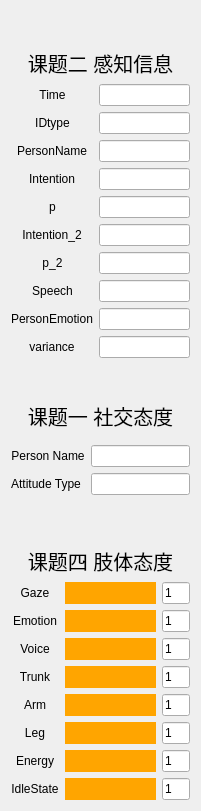
   <widget class="QWidget" name="verticalLayoutWidget_8">
    <property name="geometry">
     <rect>
      <x>10</x>
      <y>10</y>
      <width>201</width>
      <height>811</height>
     </rect>
    </property>
    <layout class="QVBoxLayout" name="verticalLayout_12">
     <item>
      <widget class="QLabel" name="label_36">
       <property name="font">
        <font>
         <pointsize>15</pointsize>
        </font>
       </property>
       <property name="text">
        <string>课题二 感知信息</string>
       </property>
       <property name="alignment">
        <set>Qt::AlignBottom|Qt::AlignHCenter</set>
       </property>
      </widget>
     </item>
     <item>
      <layout class="QFormLayout" name="formLayout_5">
       <property name="fieldGrowthPolicy">
        <enum>QFormLayout::FieldsStayAtSizeHint</enum>
       </property>
       <property name="labelAlignment">
        <set>Qt::AlignCenter</set>
       </property>
       <property name="formAlignment">
        <set>Qt::AlignCenter</set>
       </property>
       <item row="0" column="0">
        <widget class="QLabel" name="label_28">
         <property name="text">
          <string>Time</string>
         </property>
         <property name="alignment">
          <set>Qt::AlignCenter</set>
         </property>
        </widget>
       </item>
       <item row="0" column="1">
        <widget class="QLineEdit" name="lineEdit_per_time">
         <property name="text">
          <string/>
         </property>
        </widget>
       </item>
       <item row="1" column="0">
        <widget class="QLabel" name="label_29">
         <property name="text">
          <string>IDtype</string>
         </property>
         <property name="alignment">
          <set>Qt::AlignCenter</set>
         </property>
        </widget>
       </item>
       <item row="1" column="1">
        <widget class="QLineEdit" name="lineEdit_per_person">
         <property name="text">
          <string/>
         </property>
        </widget>
       </item>
       <item row="2" column="0">
        <widget class="QLabel" name="label_34">
         <property name="text">
          <string>PersonName</string>
         </property>
         <property name="alignment">
          <set>Qt::AlignCenter</set>
         </property>
        </widget>
       </item>
       <item row="2" column="1">
        <widget class="QLineEdit" name="lineEdit_per_person_name">
         <property name="text">
          <string/>
         </property>
        </widget>
       </item>
       <item row="3" column="0">
        <widget class="QLabel" name="label_30">
         <property name="text">
          <string>Intention</string>
         </property>
         <property name="alignment">
          <set>Qt::AlignCenter</set>
         </property>
        </widget>
       </item>
       <item row="3" column="1">
        <widget class="QLineEdit" name="lineEdit_per_intention">
         <property name="text">
          <string/>
         </property>
        </widget>
       </item>
       <item row="4" column="0">
        <widget class="QLabel" name="label_31">
         <property name="text">
          <string>p</string>
         </property>
         <property name="alignment">
          <set>Qt::AlignCenter</set>
         </property>
        </widget>
       </item>
       <item row="4" column="1">
        <widget class="QLineEdit" name="lineEdit_per_p">
         <property name="text">
          <string/>
         </property>
        </widget>
       </item>
       <item row="5" column="0">
        <widget class="QLabel" name="label_75">
         <property name="text">
          <string>Intention_2</string>
         </property>
         <property name="alignment">
          <set>Qt::AlignCenter</set>
         </property>
        </widget>
       </item>
       <item row="5" column="1">
        <widget class="QLineEdit" name="lineEdit_per_intention_2">
         <property name="text">
          <string/>
         </property>
        </widget>
       </item>
       <item row="6" column="0">
        <widget class="QLabel" name="label_76">
         <property name="text">
          <string>p_2</string>
         </property>
         <property name="alignment">
          <set>Qt::AlignCenter</set>
         </property>
        </widget>
       </item>
       <item row="6" column="1">
        <widget class="QLineEdit" name="lineEdit_per_p_2">
         <property name="text">
          <string/>
         </property>
        </widget>
       </item>
       <item row="7" column="0">
        <widget class="QLabel" name="label_32">
         <property name="contextMenuPolicy">
          <enum>Qt::ActionsContextMenu</enum>
         </property>
         <property name="text">
          <string>Speech</string>
         </property>
         <property name="alignment">
          <set>Qt::AlignCenter</set>
         </property>
        </widget>
       </item>
       <item row="7" column="1">
        <widget class="QLineEdit" name="lineEdit_per_speech">
         <property name="text">
          <string/>
         </property>
        </widget>
       </item>
       <item row="8" column="0">
        <widget class="QLabel" name="label_33">
         <property name="contextMenuPolicy">
          <enum>Qt::ActionsContextMenu</enum>
         </property>
         <property name="text">
          <string>PersonEmotion</string>
         </property>
         <property name="alignment">
          <set>Qt::AlignCenter</set>
         </property>
        </widget>
       </item>
       <item row="8" column="1">
        <widget class="QLineEdit" name="lineEdit_per_personEmotion">
         <property name="text">
          <string/>
         </property>
        </widget>
       </item>
       <item row="9" column="0">
        <widget class="QLabel" name="label_77">
         <property name="contextMenuPolicy">
          <enum>Qt::ActionsContextMenu</enum>
         </property>
         <property name="text">
          <string>variance</string>
         </property>
         <property name="alignment">
          <set>Qt::AlignCenter</set>
         </property>
        </widget>
       </item>
       <item row="9" column="1">
        <widget class="QLineEdit" name="lineEdit_per_var">
         <property name="text">
          <string/>
         </property>
        </widget>
       </item>
      </layout>
     </item>
     <item>
      <widget class="QLabel" name="label_37">
       <property name="font">
        <font>
         <pointsize>15</pointsize>
        </font>
       </property>
       <property name="text">
        <string>课题一 社交态度</string>
       </property>
       <property name="alignment">
        <set>Qt::AlignBottom|Qt::AlignHCenter</set>
       </property>
      </widget>
     </item>
     <item>
      <layout class="QFormLayout" name="formLayout_6">
       <property name="formAlignment">
        <set>Qt::AlignCenter</set>
       </property>
       <item row="0" column="0">
        <widget class="QLabel" name="label_44">
         <property name="text">
          <string>Person Name</string>
         </property>
         <property name="alignment">
          <set>Qt::AlignCenter</set>
         </property>
        </widget>
       </item>
       <item row="0" column="1">
        <widget class="QLineEdit" name="lineEdit_attitude_person_name">
         <property name="text">
          <string/>
         </property>
        </widget>
       </item>
       <item row="1" column="0">
        <widget class="QLabel" name="label_35">
         <property name="text">
          <string>Attitude Type</string>
         </property>
         <property name="alignment">
          <set>Qt::AlignCenter</set>
         </property>
        </widget>
       </item>
       <item row="1" column="1">
        <widget class="QLineEdit" name="lineEdit_attitude_attitude">
         <property name="text">
          <string/>
         </property>
        </widget>
       </item>
      </layout>
     </item>
     <item>
      <widget class="QLabel" name="label_18">
       <property name="font">
        <font>
         <pointsize>15</pointsize>
        </font>
       </property>
       <property name="text">
        <string>课题四 肢体态度</string>
       </property>
       <property name="alignment">
        <set>Qt::AlignBottom|Qt::AlignHCenter</set>
       </property>
      </widget>
     </item>
     <item>
      <layout class="QGridLayout" name="gridLayout_3" columnstretch="1,3,1">
       <property name="sizeConstraint">
        <enum>QLayout::SetMinimumSize</enum>
       </property>
       <item row="4" column="2">
        <widget class="QLineEdit" name="lineEdit_body5">
         <property name="text">
          <string>1</string>
         </property>
        </widget>
       </item>
       <item row="0" column="2">
        <widget class="QLineEdit" name="lineEdit_body1">
         <property name="text">
          <string>1</string>
         </property>
        </widget>
       </item>
       <item row="3" column="1">
        <widget class="QProgressBar" name="progressBar_body4">
         <property name="styleSheet">
          <string notr="true">QProgressBar::chunk{background:orange}</string>
         </property>
         <property name="value">
          <number>100</number>
         </property>
         <property name="textVisible">
          <bool>false</bool>
         </property>
        </widget>
       </item>
       <item row="5" column="1">
        <widget class="QProgressBar" name="progressBar_body6">
         <property name="styleSheet">
          <string notr="true">QProgressBar::chunk{background:orange}</string>
         </property>
         <property name="value">
          <number>100</number>
         </property>
         <property name="textVisible">
          <bool>false</bool>
         </property>
        </widget>
       </item>
       <item row="6" column="1">
        <widget class="QProgressBar" name="progressBar_body7">
         <property name="styleSheet">
          <string notr="true">QProgressBar::chunk{background:orange}</string>
         </property>
         <property name="value">
          <number>100</number>
         </property>
         <property name="textVisible">
          <bool>false</bool>
         </property>
        </widget>
       </item>
       <item row="5" column="2">
        <widget class="QLineEdit" name="lineEdit_body6">
         <property name="text">
          <string>1</string>
         </property>
        </widget>
       </item>
       <item row="7" column="1">
        <widget class="QProgressBar" name="progressBar_body8_atwork">
         <property name="styleSheet">
          <string notr="true">QProgressBar::chunk{background:orange}</string>
         </property>
         <property name="value">
          <number>100</number>
         </property>
         <property name="textVisible">
          <bool>false</bool>
         </property>
        </widget>
       </item>
       <item row="3" column="2">
        <widget class="QLineEdit" name="lineEdit_body4">
         <property name="text">
          <string>1</string>
         </property>
        </widget>
       </item>
       <item row="0" column="1">
        <widget class="QProgressBar" name="progressBar_body1">
         <property name="maximumSize">
          <size>
           <width>1400</width>
           <height>16777215</height>
          </size>
         </property>
         <property name="styleSheet">
          <string notr="true">QProgressBar::chunk{background:orange}</string>
         </property>
         <property name="value">
          <number>100</number>
         </property>
         <property name="textVisible">
          <bool>false</bool>
         </property>
        </widget>
       </item>
       <item row="1" column="2">
        <widget class="QLineEdit" name="lineEdit_body2">
         <property name="text">
          <string>1</string>
         </property>
        </widget>
       </item>
       <item row="1" column="1">
        <widget class="QProgressBar" name="progressBar_body2">
         <property name="styleSheet">
          <string notr="true">QProgressBar::chunk{background:orange}</string>
         </property>
         <property name="value">
          <number>100</number>
         </property>
         <property name="textVisible">
          <bool>false</bool>
         </property>
        </widget>
       </item>
       <item row="4" column="1">
        <widget class="QProgressBar" name="progressBar_body5">
         <property name="styleSheet">
          <string notr="true">QProgressBar::chunk{background:orange}</string>
         </property>
         <property name="value">
          <number>100</number>
         </property>
         <property name="textVisible">
          <bool>false</bool>
         </property>
        </widget>
       </item>
       <item row="6" column="2">
        <widget class="QLineEdit" name="lineEdit_body7">
         <property name="text">
          <string>1</string>
         </property>
        </widget>
       </item>
       <item row="2" column="1">
        <widget class="QProgressBar" name="progressBar_body3">
         <property name="styleSheet">
          <string notr="true">QProgressBar::chunk{background:orange}</string>
         </property>
         <property name="value">
          <number>100</number>
         </property>
         <property name="textVisible">
          <bool>false</bool>
         </property>
        </widget>
       </item>
       <item row="2" column="2">
        <widget class="QLineEdit" name="lineEdit_body3">
         <property name="text">
          <string>1</string>
         </property>
        </widget>
       </item>
       <item row="7" column="2">
        <widget class="QLineEdit" name="lineEdit_body8">
         <property name="text">
          <string>1</string>
         </property>
        </widget>
       </item>
       <item row="0" column="0">
        <widget class="QLabel" name="label_43">
         <property name="text">
          <string>Gaze</string>
         </property>
         <property name="alignment">
          <set>Qt::AlignCenter</set>
         </property>
        </widget>
       </item>
       <item row="1" column="0">
        <widget class="QLabel" name="label_49">
         <property name="text">
          <string>Emotion</string>
         </property>
         <property name="alignment">
          <set>Qt::AlignCenter</set>
         </property>
        </widget>
       </item>
       <item row="2" column="0">
        <widget class="QLabel" name="label_50">
         <property name="text">
          <string>Voice</string>
         </property>
         <property name="alignment">
          <set>Qt::AlignCenter</set>
         </property>
        </widget>
       </item>
       <item row="3" column="0">
        <widget class="QLabel" name="label_51">
         <property name="text">
          <string>Trunk</string>
         </property>
         <property name="alignment">
          <set>Qt::AlignCenter</set>
         </property>
        </widget>
       </item>
       <item row="4" column="0">
        <widget class="QLabel" name="label_52">
         <property name="contextMenuPolicy">
          <enum>Qt::ActionsContextMenu</enum>
         </property>
         <property name="text">
          <string>Arm</string>
         </property>
         <property name="alignment">
          <set>Qt::AlignCenter</set>
         </property>
        </widget>
       </item>
       <item row="5" column="0">
        <widget class="QLabel" name="label_53">
         <property name="contextMenuPolicy">
          <enum>Qt::ActionsContextMenu</enum>
         </property>
         <property name="text">
          <string>Leg</string>
         </property>
         <property name="alignment">
          <set>Qt::AlignCenter</set>
         </property>
        </widget>
       </item>
       <item row="6" column="0">
        <widget class="QLabel" name="label_54">
         <property name="contextMenuPolicy">
          <enum>Qt::ActionsContextMenu</enum>
         </property>
         <property name="text">
          <string>Energy</string>
         </property>
         <property name="alignment">
          <set>Qt::AlignCenter</set>
         </property>
        </widget>
       </item>
       <item row="7" column="0">
        <widget class="QLabel" name="label_55">
         <property name="contextMenuPolicy">
          <enum>Qt::ActionsContextMenu</enum>
         </property>
         <property name="text">
          <string>IdleState</string>
         </property>
         <property name="alignment">
          <set>Qt::AlignCenter</set>
         </property>
        </widget>
       </item>
      </layout>
     </item>
    </layout>
   </widget>
